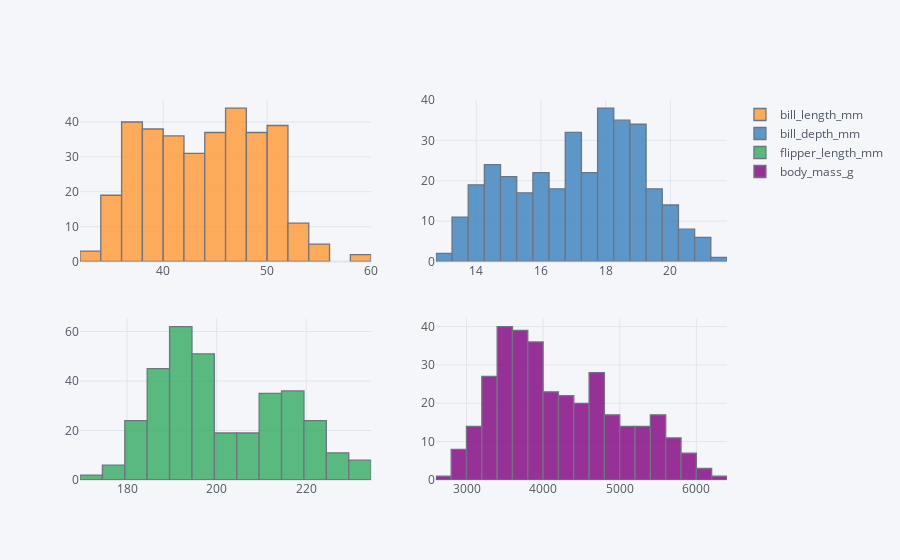

Notebook code for this chart:
### Code cell
import plotly.offline as iplot
import cufflinks as cf
cf.go_offline()

dfx.iplot(kind='hist', subplots=True)

### Figure 1 — Plotly figure (JSON) as saved in the notebook; plotly's stock layout.template omitted (floating-point values rounded to 4 significant figures; data arrays with more than 128 entries replaced by an {"elided": "..."} marker saying what was removed)
{"data": [{"histfunc": "count", "histnorm": "", "marker": {"color": "rgba(255, 153, 51, 1.0)", "line": {"color": "#4D5663", "width": 1.3}}, "name": "bill_length_mm", "opacity": 0.8, "orientation": "v", "type": "histogram", "x": {"elided": "344 float values"}, "xaxis": "x", "yaxis": "y"}, {"histfunc": "count", "histnorm": "", "marker": {"color": "rgba(55, 128, 191, 1.0)", "line": {"color": "#4D5663", "width": 1.3}}, "name": "bill_depth_mm", "opacity": 0.8, "orientation": "v", "type": "histogram", "x": {"elided": "344 float values"}, "xaxis": "x2", "yaxis": "y2"}, {"histfunc": "count", "histnorm": "", "marker": {"color": "rgba(50, 171, 96, 1.0)", "line": {"color": "#4D5663", "width": 1.3}}, "name": "flipper_length_mm", "opacity": 0.8, "orientation": "v", "type": "histogram", "x": {"elided": "344 int values"}, "xaxis": "x3", "yaxis": "y3"}, {"histfunc": "count", "histnorm": "", "marker": {"color": "rgba(128, 0, 128, 1.0)", "line": {"color": "#4D5663", "width": 1.3}}, "name": "body_mass_g", "opacity": 0.8, "orientation": "v", "type": "histogram", "x": {"elided": "344 int values"}, "xaxis": "x4", "yaxis": "y4"}], "layout": {"barmode": "overlay", "legend": {"bgcolor": "#F5F6F9", "font": {"color": "#4D5663"}}, "paper_bgcolor": "#F5F6F9", "plot_bgcolor": "#F5F6F9", "title": {"font": {"color": "#4D5663"}}, "xaxis": {"anchor": "y", "domain": [0, 0.45], "gridcolor": "#E1E5ED", "showgrid": true, "tickfont": {"color": "#4D5663"}, "title": {"font": {"color": "#4D5663"}, "text": ""}, "zerolinecolor": "#E1E5ED"}, "xaxis2": {"anchor": "y2", "domain": [0.55, 1], "gridcolor": "#E1E5ED", "showgrid": true, "tickfont": {"color": "#4D5663"}, "title": {"font": {"color": "#4D5663"}, "text": ""}, "zerolinecolor": "#E1E5ED"}, "xaxis3": {"anchor": "y3", "domain": [0, 0.45], "gridcolor": "#E1E5ED", "showgrid": true, "tickfont": {"color": "#4D5663"}, "title": {"font": {"color": "#4D5663"}, "text": ""}, "zerolinecolor": "#E1E5ED"}, "xaxis4": {"anchor": "y4", "domain": [0.55, 1], "gridcolor": "#E1E5ED", "showgrid": true, "tickfont": {"color": "#4D5663"}, "title": {"font": {"color": "#4D5663"}, "text": ""}, "zerolinecolor": "#E1E5ED"}, "yaxis": {"anchor": "x", "domain": [0.575, 1], "gridcolor": "#E1E5ED", "showgrid": true, "tickfont": {"color": "#4D5663"}, "title": {"font": {"color": "#4D5663"}, "text": ""}, "zerolinecolor": "#E1E5ED"}, "yaxis2": {"anchor": "x2", "domain": [0.575, 1], "gridcolor": "#E1E5ED", "showgrid": true, "tickfont": {"color": "#4D5663"}, "title": {"font": {"color": "#4D5663"}, "text": ""}, "zerolinecolor": "#E1E5ED"}, "yaxis3": {"anchor": "x3", "domain": [0, 0.425], "gridcolor": "#E1E5ED", "showgrid": true, "tickfont": {"color": "#4D5663"}, "title": {"font": {"color": "#4D5663"}, "text": ""}, "zerolinecolor": "#E1E5ED"}, "yaxis4": {"anchor": "x4", "domain": [0, 0.425], "gridcolor": "#E1E5ED", "showgrid": true, "tickfont": {"color": "#4D5663"}, "title": {"font": {"color": "#4D5663"}, "text": ""}, "zerolinecolor": "#E1E5ED"}}}
